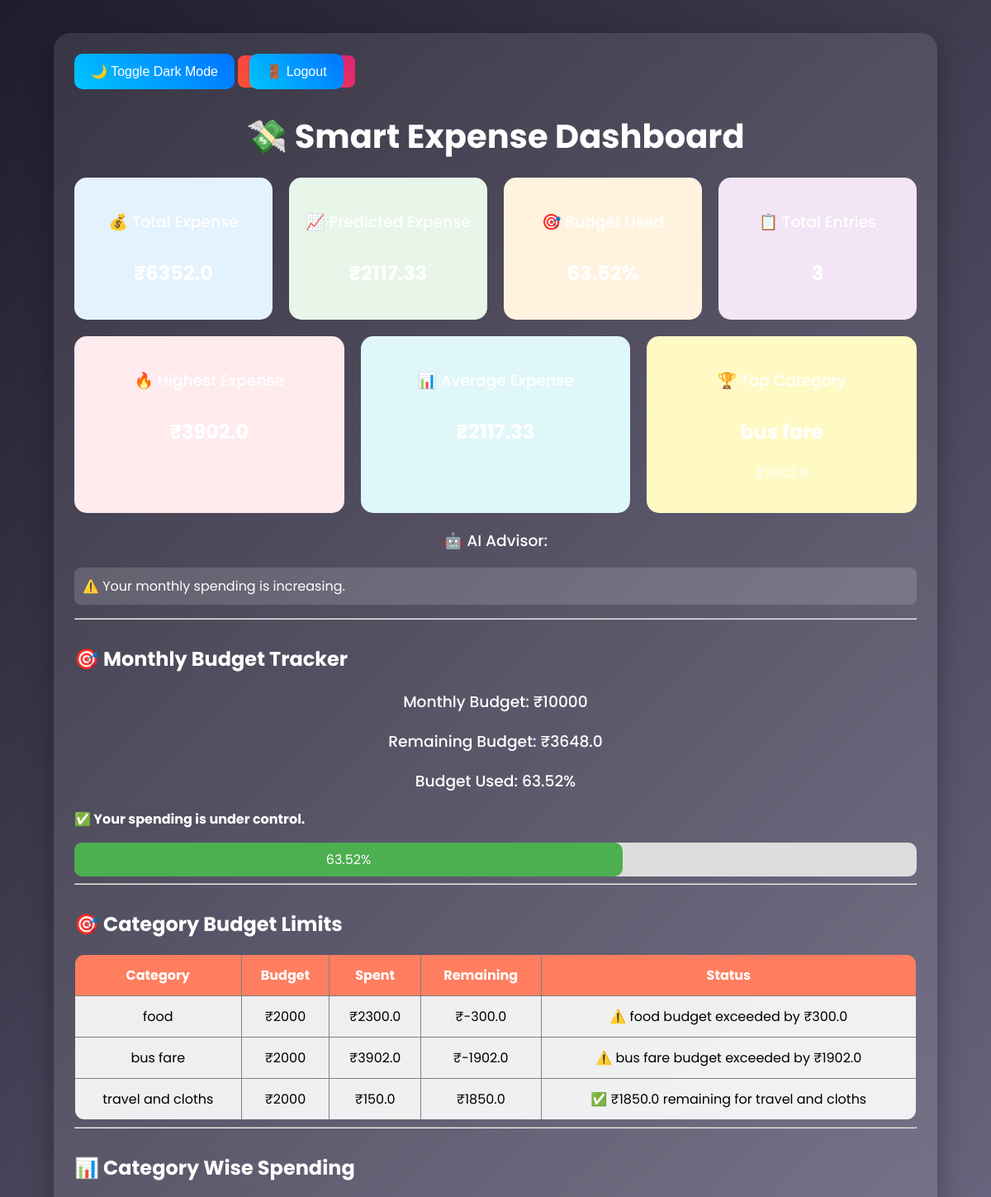
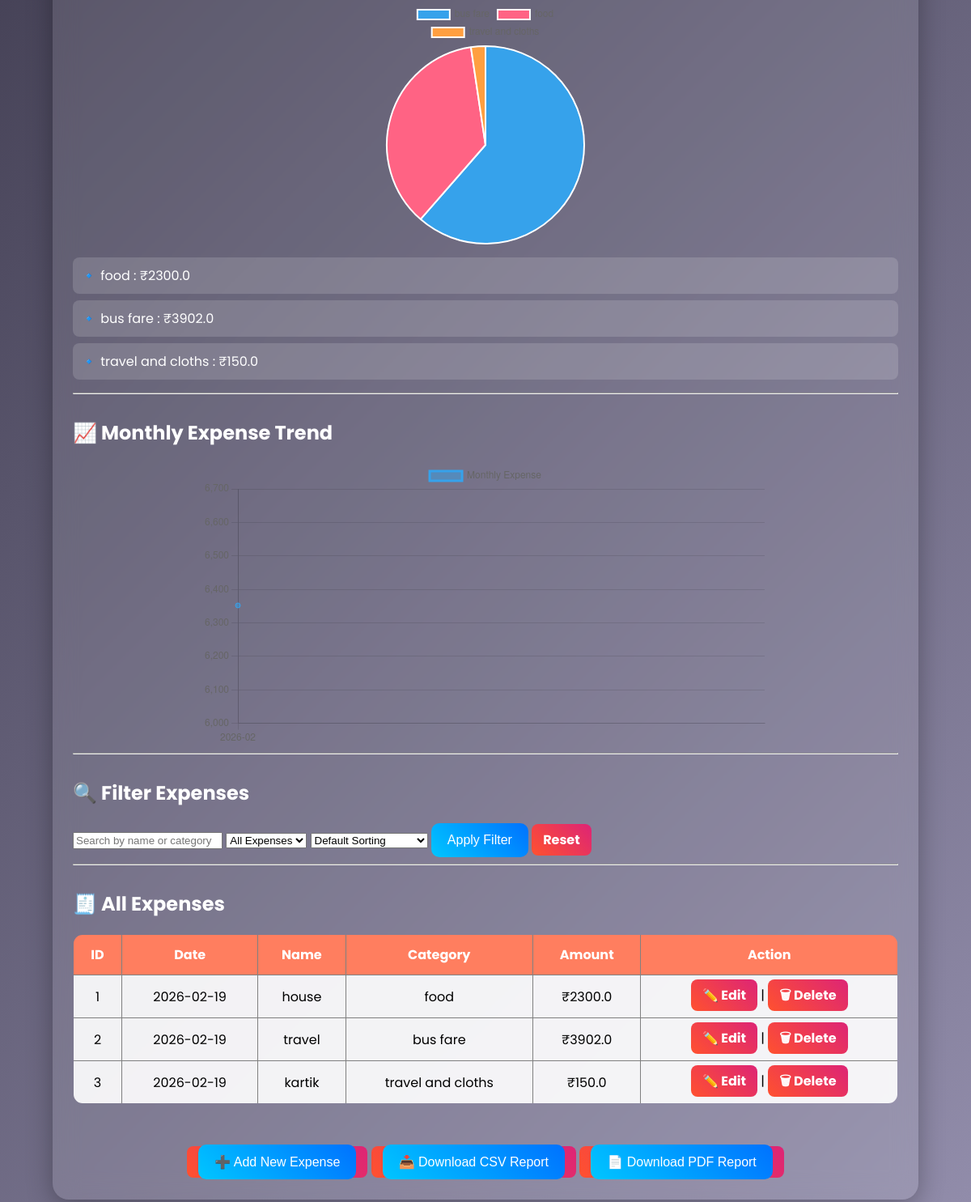
The app's page /dashboard (signed in) with its own data (2 pictures, top to bottom).
### tables this page shows
CREATE TABLE expenses (
        id INTEGER PRIMARY KEY AUTOINCREMENT,
        date TEXT,
        name TEXT,
        category TEXT,
        amount REAL
    );

### app.py (the view)
@app.route("/dashboard")
def dashboard():
    if not session.get("logged_in"):
        return redirect("/")
    search = request.args.get("search", "")
    date_filter = request.args.get("date_filter", "all")
    expenses = get_expenses()
    today = datetime.date.today()
    current_month = today.strftime("%Y-%m")
    if date_filter == "today":
        expenses = [
            e for e in expenses
            if str(e[1]) == str(today)
        ]
    elif date_filter == "month":
        expenses = [
            e for e in expenses
            if str(e[1]).startswith(current_month)
        ]
    if search:
        expenses = [
            e for e in expenses
            if search.lower() in e[2].lower() or search.lower() in e[3].lower()
        ]
    sort_by = request.args.get("sort_by", "default")
    if sort_by == "amount_low":
        expenses = sorted(expenses, key=lambda e: e[4])
    elif sort_by == "amount_high":
        expenses = sorted(expenses, key=lambda e: e[4], reverse=True)
    elif sort_by == "latest":
        expenses = sorted(expenses, key=lambda e: e[1], reverse=True)
    elif sort_by == "oldest":
        expenses = sorted(expenses, key=lambda e: e[1])
    total = total_expense(expenses)
    category_data = category_wise(expenses)
    top_cat, top_amount = top_category(category_data)
    category_budget_data = category_budget_status(category_data)
    monthly_data = monthly_wise(expenses)
    advice = give_advice(total, category_data)
    prediction = predict_expense(expenses)
    highest = highest_expense(expenses)
    average = average_expense(expenses)
    total_entries = len(expenses)
    monthly_budget, remaining_budget, used_percent, budget_message = budget_status(total)
    return render_template(
        "dashboard.html",
        expenses=expenses,
        total=total,
        highest=highest,
        average=average,
        total_entries=total_entries,
        advice=advice,
        category_data=category_data,
        top_cat=top_cat,
        top_amount=top_amount,
        category_budget_data=category_budget_data,
        monthly_data=monthly_data,
        prediction=prediction,
        sort_by=sort_by,
        search=search,
        date_filter=date_filter,
        monthly_budget=monthly_budget,
        remaining_budget=remaining_budget,
        used_percent=used_percent,
        budget_message=budget_message
    )

### analytics.py (called while the page is built)
def total_expense(data):
    total = 0
    for row in data:
        total += row[4]
    return total

def category_wise(data):
    result = {}
    for row in data:
        category = row[3]
        amount = row[4]
        result[category] = result.get(category, 0) + amount
    return result

def monthly_wise(data):
    result = {}
    for row in data:
        date = str(row[1])
        month = date[:7]
        amount = row[4]
        result[month] = result.get(month, 0) + amount
    return result

def highest_expense(data):
    if not data:
        return 0
    return max(row[4] for row in data)

def average_expense(data):
    if not data:
        return 0
    return round(total_expense(data) / len(data), 2)

def top_category(category_data):
    if not category_data:
        return "No Data", 0
    category = max(category_data, key=category_data.get)
    amount = category_data[category]
    return category, amount

### budget.py (called while the page is built)
def budget_status(total):
    monthly_budget = 10000
    remaining = monthly_budget - total
    used_percent = (total / monthly_budget) * 100
    if total > monthly_budget:
        message = "⚠️ You crossed your monthly budget!"
    elif total >= monthly_budget * 0.8:
        message = "⚠️ You used more than 80% of your budget."
    else:
        message = "✅ Your spending is under control."
    return monthly_budget, remaining, round(used_percent, 2), message

def category_budget_status(category_data):
    category_budgets = {
        "Food": 3000,
        "Travel": 2000,
        "Shopping": 4000,
        "Bills": 3000,
        "Other": 2000
    }
    result = {}
    for category, spent in category_data.items():
        budget = category_budgets.get(category, 2000)
        remaining = budget - spent
        if spent > budget:
            message = f"⚠️ {category} budget exceeded by ₹{spent - budget}"
        else:
            message = f"✅ ₹{remaining} remaining for {category}"
        result[category] = {
            "budget": budget,
            "spent": spent,
            "remaining": remaining,
            "message": message
        }
    return result

### database.py (called while the page is built)
def get_expenses():
    conn = sqlite3.connect(DB_NAME)
    cursor = conn.cursor()
    cursor.execute("SELECT * FROM expenses")
    data = cursor.fetchall()
    conn.close()
    return data

### ml_model.py (called while the page is built)
def predict_expense(expenses):
    if not expenses:
        return 0
    total = sum(exp[4] for exp in expenses)  # amount is at index 4
    avg = total / len(expenses)
    return round(avg, 2)

### templates/dashboard.html (shortened to what this page needs)
<!DOCTYPE html>
<html>
<head>
    <link rel="stylesheet" href="{{ url_for('static', filename='style.css') }}">
</head>
<body>
<div class="container">
    <button onclick="toggleDarkMode()">🌙 Toggle Dark Mode</button>
    <a href="/logout">
        <button>🚪 Logout</button>
    </a>
    <h1>💸 Smart Expense Dashboard</h1>
    <div style="display:flex; gap:20px; flex-wrap:wrap; margin-top:20px;">
        <div style="flex:1; min-width:200px; background:#e3f2fd; padding:20px; border-radius:15px; text-align:center;">
            <h3>💰 Total Expense</h3>
            <h2>₹{{ total }}</h2>
        </div>
        <div style="flex:1; min-width:200px; background:#e8f5e9; padding:20px; border-radius:15px; text-align:center;">
            <h3>📈 Predicted Expense</h3>
            <h2>₹{{ prediction }}</h2>
        </div>
        <div style="flex:1; min-width:200px; background:#fff3e0; padding:20px; border-radius:15px; text-align:center;">
            <h3>🎯 Budget Used</h3>
            <h2>{{ used_percent }}%</h2>
        </div>
        <div style="flex:1; min-width:200px; background:#f3e5f5; padding:20px; border-radius:15px; text-align:center;">
            <h3>📋 Total Entries</h3>
            <h2>{{ total_entries }}</h2>
        </div>
        <div style="flex:1; min-width:200px; background:#ffebee; padding:20px; border-radius:15px; text-align:center;">
            <h3>🔥 Highest Expense</h3>
            <h2>₹{{ highest }}</h2>
        </div>
        <div style="flex:1; min-width:200px; background:#e0f7fa; padding:20px; border-radius:15px; text-align:center;">
            <h3>📊 Average Expense</h3>
            <h2>₹{{ average }}</h2>
        </div>
        <div style="flex:1; min-width:200px; background:#fff9c4; padding:20px; border-radius:15px; text-align:center;">
    <h3>🏆 Top Category</h3>
    <h2>{{ top_cat }}</h2>
    <p>₹{{ top_amount }}</p>
</div>
    </div>
    <h3>🤖 AI Advisor:</h3>
    <ul>
        {% for item in advice %}
            <li>{{ item }}</li>
        {% endfor %}
    </ul>
    <hr>
    <h2>🎯 Monthly Budget Tracker</h2>
    <h3>Monthly Budget: ₹{{ monthly_budget }}</h3>
    <h3>Remaining Budget: ₹{{ remaining_budget }}</h3>
    <h3>Budget Used: {{ used_percent }}%</h3>
    <p><b>{{ budget_message }}</b></p>
    <div style="width:100%; background:#ddd; border-radius:10px;">
        <div style="width:{{ used_percent }}%; background:#4CAF50; color:white; padding:8px; border-radius:10px; text-align:center;">
            {{ used_percent }}%
        </div>
    </div>
    <hr>
    <h2>🎯 Category Budget Limits</h2>
    <table border="1" cellpadding="10" style="width:100%;">
        <tr>
            <th>Category</th>
            <th>Budget</th>
            <th>Spent</th>
            <th>Remaining</th>
            <th>Status</th>
        </tr>
        {% for cat, data in category_budget_data.items() %}
        <tr>
            <td>{{ cat }}</td>
            <td>₹{{ data.budget }}</td>
            <td>₹{{ data.spent }}</td>
            <td>₹{{ data.remaining }}</td>
            <td>{{ data.message }}</td>
        </tr>
        {% endfor %}
    </table>
    <hr>
    <h2>📊 Category Wise Spending</h2>
    <div style="width:300px; height:300px; margin:auto;">
        <canvas id="expenseChart"></canvas>
    </div>
    <ul>
        {% for cat, amt in category_data.items() %}
            <li>🔹 {{ cat }} : ₹{{ amt }}</li>
        {% endfor %}
    </ul>
    <hr>
    <h2>📈 Monthly Expense Trend</h2>
    <div style="width:700px; height:350px; margin:auto;">
        <canvas id="monthlyChart"></canvas>
    </div>
    <hr>
    <h2>🔍 Filter Expenses</h2>
    <form method="GET" action="/dashboard">
        <input type="text"
               name="search"
               placeholder="Search by name or category"
               value="{{ search }}">
        <select name="date_filter">
            <option value="all" {% if date_filter == "all" %}selected{% endif %}>All Expenses</option>
        </select>
        <select name="sort_by">
    <option value="default" {% if sort_by == "default" %}selected{% endif %}>
        Default Sorting
    </option>
</select>
        <button type="submit">Apply Filter</button>
        <a href="/dashboard">Reset</a>
    </form>
    <hr>
    <h2>🧾 All Expenses</h2>
    <table border="1" cellpadding="10">
        <tr>
            <th>ID</th>
            <th>Date</th>
            <th>Name</th>
            <th>Category</th>
            <th>Amount</th>
            <th>Action</th>
        </tr>
        {% for exp in expenses %}
        <tr>
            <td>{{ exp[0] }}</td>
            <td>{{ exp[1] }}</td>
            <td>{{ exp[2] }}</td>
            <td>{{ exp[3] }}</td>
            <td>₹{{ exp[4] }}</td>
            <td>
                <a href="/edit/{{ exp[0] }}">✏️ Edit</a>
                |
                <a href="/delete/{{ exp[0] }}">🗑 Delete</a>
            </td>
        </tr>
        {% endfor %}
    </table>
    <br><br>
    <center>
        <a href="/add"><button>➕ Add New Expense</button></a>
        <a href="/export"><button>📥 Download CSV Report</button></a>
        <a href="/export_pdf"><button>📄 Download PDF Report</button></a>
    </center>
</div>
<script>
function toggleDarkMode() {
    document.body.classList.toggle("dark");
}
const categoryData = {{ category_data | tojson }};
const pieLabels = Object.keys(categoryData);
const pieValues = Object.values(categoryData);
new Chart(document.getElementById("expenseChart"), {
    type: "pie",
    data: {
        labels: pieLabels,
        datasets: [{
            data: pieValues
        }]
    },
    options: {
        responsive: true,
        maintainAspectRatio: false
    }
});
const monthlyData = {{ monthly_data | tojson }};
const months = Object.keys(monthlyData);
const amounts = Object.values(monthlyData);
new Chart(document.getElementById("monthlyChart"), {
    type: "line",
    data: {
        labels: months,
        datasets: [{
            label: "Monthly Expense",
            data: amounts,
            fill: false,
            tension: 0.3
        }]
    },
    options: {
        responsive: true,
        maintainAspectRatio: false
    }
});
</script>
</body>
</html>

### templates/static/style.css (style rules this page uses)
body { margin: 0; font-family: 'Poppins', sans-serif; background: linear-gradient(135deg, #1f1c2c, #928dab); min-height: 100vh; color: #fff; }
.container { width: 85%; margin: 40px auto; padding: 25px; border-radius: 20px; backdrop-filter: blur(15px); background: rgba(255, 255, 255, 0.1); box-shadow: 0 8px 32px rgba(0,0,0,0.3); }
h1 { text-align: center; font-size: 40px; margin-bottom: 10px; }
h2 { margin-top: 30px; }
h3 { text-align: center; font-weight: 500; }
ul { list-style: none; padding: 0; }
ul li { background: rgba(255,255,255,0.15); padding: 10px; margin: 8px 0; border-radius: 8px; }
table { width: 100%; border-collapse: collapse; margin-top: 15px; overflow: hidden; border-radius: 12px; }
th { background: #ff7e5f; color: white; padding: 12px; }
td { padding: 12px; text-align: center; background: rgba(255,255,255,0.9); color: black; }
a { text-decoration: none; padding: 8px 14px; border-radius: 8px; background: linear-gradient(45deg, #ff512f, #dd2476); color: white; font-weight: bold; }
button { padding: 12px 20px; border: none; border-radius: 10px; background: linear-gradient(45deg, #00c6ff, #0072ff); color: white; font-size: 16px; cursor: pointer; }

### records on screen
expenses: category "food", budget "2000", spent "2300.0", remaining "-300.0", message "⚠️ food budget exceeded by ₹300.0", amount "2300.0", id "1", date "2026-02-19", name "house"
expenses: category "bus fare", budget "2000", spent "3902.0", remaining "-1902.0", message "⚠️ bus fare budget exceeded by ₹1902.0", amount "3902.0", id "2", date "2026-02-19", name "travel"
expenses: category "travel and cloths", budget "2000", spent "150.0", remaining "1850.0", message "✅ ₹1850.0 remaining for travel and cloths", amount "150.0", id "3", date "2026-02-19", name "kartik"

### other values on screen
{{ total_entries }} "3"
{{ item }} "⚠️ Your monthly spending is increasing."
{{ monthly_budget }} "10000"
{{ remaining_budget }} "3648.0"
{{ used_percent }} "63.52"
{{ budget_message }} "✅ Your spending is under control."
chart data {{ category_data | tojson }} {"bus fare": 3902.0, "food": 2300.0, "travel and cloths": 150.0}
chart data {{ monthly_data | tojson }} {"2026-02": 6352.0}
